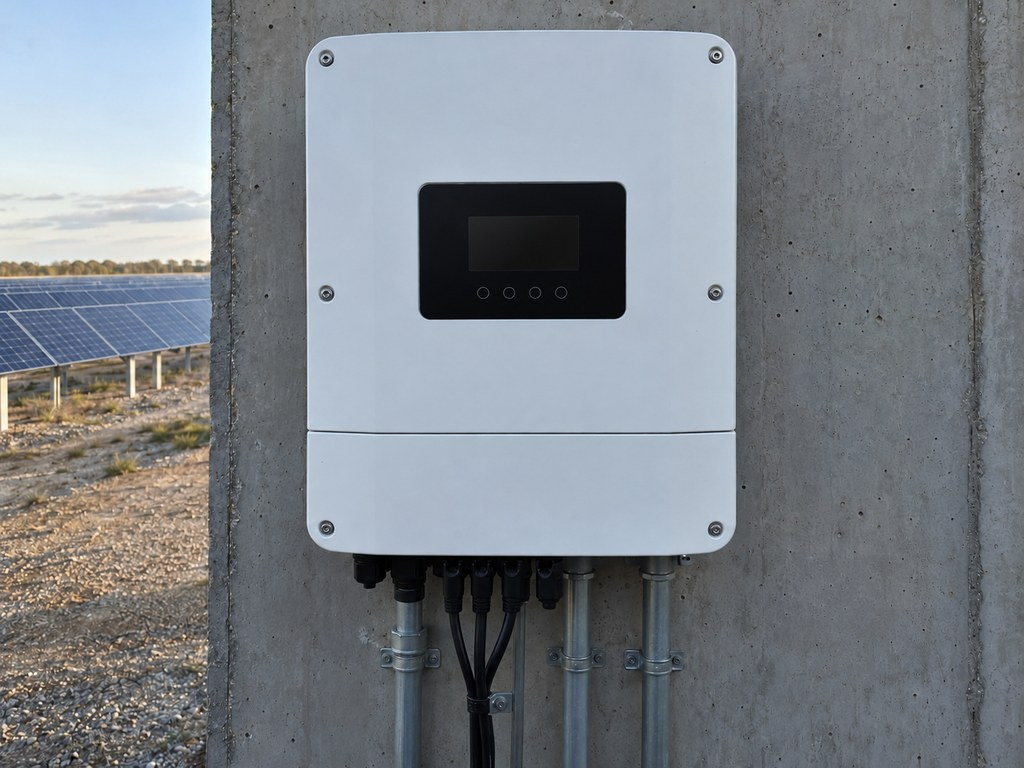
#> input picture assets/photos/INV-2/display_off/01_ai_generated.jpg, 1024 x 768 px
$ python -i make_s06_case.py   (imports and definitions only)   (older library calls are emulated)
#> lines starting #> are read from the running program, lines starting #| are printed output that depends on the picture
### gridtwin/sim/tools.py
"""The tool surface agents get (contract C1).

TOOL_SCHEMAS is a module constant: it must stay byte-identical across calls for prefix caching.
Toolbox.call never raises; errors come back as {"error": ...}. Nothing here returns sim.truth.
"""
import json

WORK_ORDERS = [
    "inspect",
    "replace_fan_filter",
    "reseat_comms_card",
    "replace_mc4_connector",
    "clean_modules",
    "mow_vegetation",
    "replace_module",
    "transformer_oil_service",
]
ACTIONS = [
    "open", "close",                      # breakers 52-*
    "restart", "reset_alarm", "set_curtail_pct",  # inverters INV-*
    "isolate", "restore",                 # combiner boxes CB-*
    "set_dispatch_kw",                    # BESS-1
    "set_plant_limit_kw",                 # POI-1
]
DIAGNOSTICS = ["comms_ping", "insulation_resistance", "iv_curve", "dga_sample"]


def _fn(name, description, properties, required=()):
    return {
        "type": "function",
        "function": {
            "name": name,
            "description": description,
            "parameters": {
                "type": "object",
                "properties": properties,
                "required": list(required),
                "additionalProperties": False,
            },
        },
    }


_ASSET = {"type": "string", "description": "Asset id, e.g. INV-3, 52-I4, XFMR-1, POI-1, CB-2.3"}

TOOL_SCHEMAS = [
    _fn("list_assets", "List every plant asset with its type, rating and available telemetry points and viewpoints.", {}),
    _fn(
        "list_requirements",
        "List the inspection requirements (codes and standards x components) that apply to an asset or to the whole plant: id, title, cited standards and how each is verified. Status is not included; it must be proven with evidence.",
        {"asset": {"type": "string", "description": "Asset id; omit for every requirement in the plant."}},
    ),
    _fn(
        "list_alarms",
        "List SCADA alarms.",
        {"active_only": {"type": "boolean", "description": "Only alarms that are still active (default true)."}},
    ),
    _fn(
        "read_telemetry",
        "Read SCADA telemetry for one asset: recent samples per point plus last_update_ts (when SCADA last heard from the device).",
        {
            "asset": _ASSET,
            "points": {"type": "array", "items": {"type": "string"}, "description": "Point names; omit for all."},
            "window_min": {"type": "integer", "description": "Minutes of history, 1-240 (default 60)."},
        },
        ["asset"],
    ),
    _fn(
        "get_camera_view",
        "Take a photo from a fixed site camera. Returns an image path to inspect. Costs 2 sim-minutes.",
        {
            "viewpoint": {"type": "string", "description": "Viewpoint id from list_assets, e.g. inv3_cabinet."},
            "mode": {"type": "string", "enum": ["rgb", "thermal"], "description": "Default rgb."},
        },
        ["viewpoint"],
    ),
    _fn(
        "run_diagnostic",
        "Run a field diagnostic. comms_ping (10 min), insulation_resistance (20 min), iv_curve (30 min), dga_sample (30 min).",
        {"asset": _ASSET, "test": {"type": "string", "enum": DIAGNOSTICS}},
        ["asset", "test"],
    ),
    _fn(
        "operate",
        "Send a control command. Every command passes a safety gate first and may be refused. Costs 1 sim-minute.",
        {
            "asset": _ASSET,
            "action": {"type": "string", "enum": ACTIONS},
            "value": {"type": "number", "description": "For set_curtail_pct (0-100), set_dispatch_kw, set_plant_limit_kw."},
        },
        ["asset", "action"],
    ),
    _fn(
        "dispatch_tech",
        "Dispatch a field technician with a work order. Returns a ticket; the work completes after its duration (call wait). Costs money. Passes the safety gate.",
        {"asset": _ASSET, "work_order": {"type": "string", "enum": WORK_ORDERS}},
        ["asset", "work_order"],
    ),
    _fn(
        "wait",
        "Let sim time pass so actions and tickets take effect.",
        {"minutes": {"type": "integer", "description": "1-240."}},
        ["minutes"],
    ),
    _fn(
        "page_human",
        "Page the on-call human engineer. Use only when the problem needs a person; the brief must say what is wrong, what was done and what is needed.",
        {
            "severity": {"type": "string", "enum": ["info", "warning", "critical"]},
            "brief": {"type": "string"},
        },
        ["severity", "brief"],
    ),
]
#> further down, picture is the input picture: PIL image 1024x768 RGB; mean R, G, B 124.4, 129.8, 136.1
TOOL_NAMES = [t["function"]["name"] for t in TOOL_SCHEMAS]
GATED = {"operate", "dispatch_tech"}


class Toolbox:
    # [92 lines left out: functions __init__, _exhausted, call, _dispatch, _gate, not called in this run]

### scripts/make_s06_case.py
"""Build the s06 case pack: the sensor, camera and infrared data an agent gets to find what is wrong at the plant.

Use case: scenario s06_stale_scada at 11:00, the moment the agent gets its prompt. INV-3's comms card died at 09:30, the
inverter safe-stopped at 0 kW, and SCADA kept showing its last reading with no alarm. The pack has three sources:

- sensors: every SCADA minute from 09:01 to 11:00 as the dashboard saw it (gridtwin.sim, seed 6, no model calls);
- camera: one fixed display-camera frame per inverter at 11:00 (AI-generated stand-ins from scripts/gen_s06_case_photos.py,
  falling back to the photo bank), with each lit display showing that unit's real sim output;
- infrared: one fixed thermal-camera frame per inverter at 11:00, modelled on that same camera frame from the sim's true
  heatsink and ambient temperatures, with a radiometric matrix in deg C. (scripts/render_splat_views.py only recolours
  splat renders; this is the radiometric, sim-driven version.)

agent/ is everything the agent may see (no verdict anywhere in it); answer_key/ holds the hidden truth and the finding.
agent/objects.json indexes each inverter's data so the twin can label the object and pull its data.

Run: python -m scripts.make_s06_case [out_dir]   (default assets/demo/s06_case; reads <out_dir>/_src for the photos)
"""
import csv
import json
import shutil
import sys
import tempfile
from pathlib import Path

import cv2
import numpy as np
from PIL import Image, ImageDraw, ImageFont

from gridtwin.sim import episode
from gridtwin.sim.camera import REPO
from gridtwin.sim.plant import BLOCK_FOR, BREAKER_FOR, CFG, INV_CFG, INVERTERS, Plant

SCENARIO = "s06_stale_scada"
OUT = REPO / "assets" / "demo" / "s06_case"
FRAME = (1024, 768)          # camera frame; the thermal camera shares its view
IR = (320, 240)              # radiometric resolution, like a 320x240 LWIR core
IR_VIEW = (640, 480)         # rendered thermal image
SPAN = (20.0, 50.0)          # locked palette span, the same for every unit so frames compare
EMISSIVITY, REFLECTED_C, DISTANCE_M = 0.95, 20.0, 4.0
CAPTURED = {"camera": "2026-07-14T11:00:04", "infrared": "2026-07-14T11:00:20"}
CANON_PHOTO = REPO / "assets" / "photos" / "INV-3" / "healthy" / "01_ai_generated.jpg"
BANK = {"lit": CANON_PHOTO, "dark": REPO / "assets" / "photos" / "INV-3" / "display_off" / "01_ai_generated.jpg"}
# Cabinet layout in the canonical photo (1024x768 px): x0, y0, x1, y1. Mapped onto each unit's frame, then refined.
CANON = {
    "cabinet": (258, 40, 775, 660), "roof": (258, 40, 775, 64),
    "hood_l": (288, 14, 506, 46), "hood_r": (517, 14, 741, 46),
    "grille_l": (306, 22, 484, 44), "grille_r": (548, 24, 724, 46),
    "louvre_ul": (300, 100, 490, 303), "louvre_ll": (300, 445, 488, 612), "louvre_lr": (550, 445, 732, 612),
    "bezel": (580, 176, 708, 274), "handles": (490, 340, 550, 408), "plinth": (258, 658, 772, 702),
}
SLATTED = ("louvre_ul", "louvre_ll", "louvre_lr", "grille_l", "grille_r")
IRONBOW = [(0.00, (0, 0, 10)), (0.10, (25, 0, 70)), (0.25, (85, 0, 140)), (0.40, (150, 10, 150)), (0.52, (205, 40, 90)),
           (0.64, (235, 85, 20)), (0.76, (250, 140, 0)), (0.88, (255, 200, 30)), (0.96, (255, 240, 130)),
           (1.00, (255, 255, 235))]


# ---------------------------------------------------------------- sensors (the sim)

# [107 lines left out: functions simulate, _font, camera_frame, _shadow_text, stamp_camera, not called in this run]


# ---------------------------------------------------------------- geometry

def _rect_pts(r):
    x0, y0, x1, y1 = r
    return np.float32([[x0, y0], [x1, y0], [x1, y1], [x0, y1]])


def _bbox(pts):
    return (int(pts[:, 0].min()), int(pts[:, 1].min()), int(pts[:, 0].max()), int(pts[:, 1].max()))


# [29 lines left out: functions _largest_bbox, _refine, not called in this run]


def geometry(im):
    """Each cabinet part's rectangle in this frame: the canonical layout mapped by SIFT + affine, then refined."""
    canon = np.asarray(Image.open(CANON_PHOTO).convert("L"))
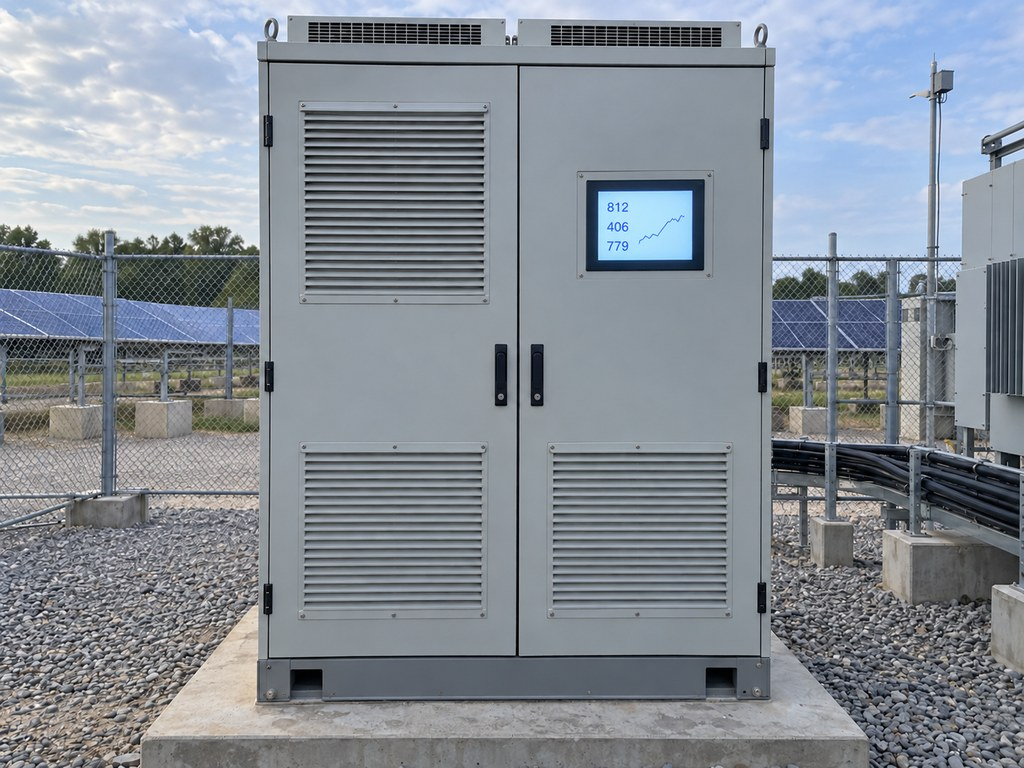
#> input picture assets/photos/INV-3/healthy/01_ai_generated.jpg, 1024 x 768 px
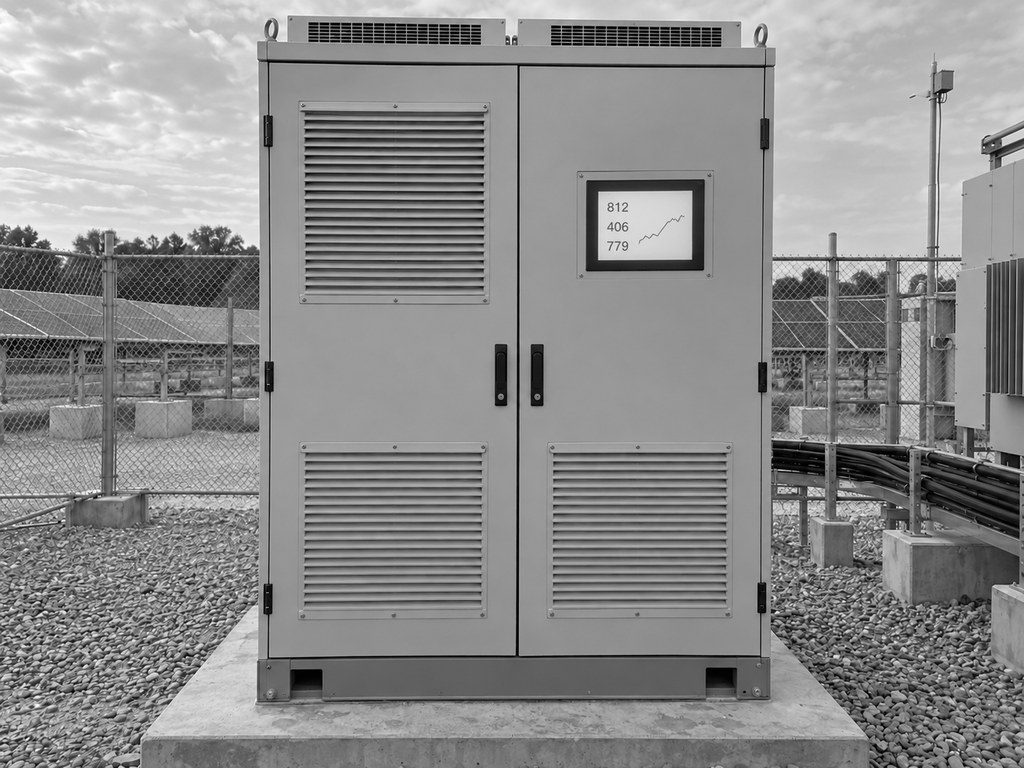
#> canon: shape (768, 1024); min 0, max 255, mean 139.4
    gray = np.asarray(im.convert("L"))
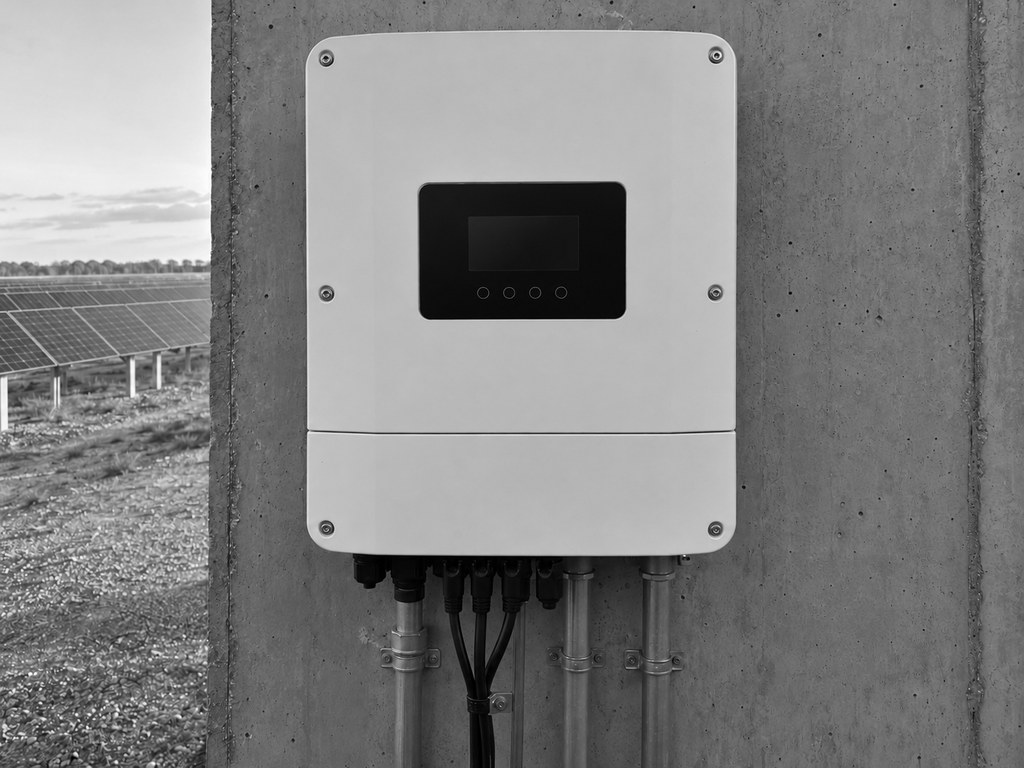
#> gray: shape (768, 1024); min 0, max 255, mean 128.9
    mask = np.zeros_like(canon)
    mask[10:705, 250:780] = 255
    cv2.setRNGSeed(6)  # RANSAC samples with OpenCV's RNG; a fixed seed keeps the pack byte-stable
    sift = cv2.SIFT_create(6000)
    k1, d1 = sift.detectAndCompute(canon, mask)
#> k1 = 680 keypoints; strongest (x, y, size): (507, 38, 2.8), (625, 228, 1.8), (482, 201, 2.7), (482, 184, 2.9)
    k2, d2 = sift.detectAndCompute(gray, None)
#> k2 = 2873 keypoints; strongest (x, y, size): (524, 252, 116.1), (40, 689, 1.8), (40, 703, 2), (75, 754, 2.9)
    good = [a for a, b in cv2.BFMatcher().knnMatch(d1, d2, k=2) if a.distance < 0.75 * b.distance]
#> good = 15 matches
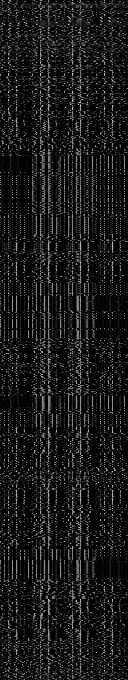
#> d1: shape (680, 128) float32; min 0, max 218, mean 24.4
    src = np.float32([k1[a.queryIdx].pt for a in good])
#> src = 15 rows, first 8: [256.9, 222.3], [256.9, 205.5], [257.4, 138.2], [257.6, 346.2], [496.1, 345.2], [505.5, 404.3], [520.5, 21.78], [532.2, 404.4]
    dst = np.float32([k2[a.trainIdx].pt for a in good])
#> dst = 15 rows, first 8: [468.5, 732.1], [468.5, 732.1], [468.5, 732.1], [369.8, 584.7], [369.8, 584.7], [369.8, 584.7], [369.8, 584.7], [369.8, 584.7]
    A, inliers = cv2.estimateAffine2D(src, dst, method=cv2.RANSAC, ransacReprojThreshold=4.0)
#> A = [[-0.853, 0.857, 497], [-1.16, 1.06, 794.8]]; inliers = [1, 0, 0, 0, 1, 0, 0, 0, 0, 0, 1, 0, 0, 0, 0]
    if A is None or int(inliers.sum()) < 10:
#> (the run stopped early here; a loop or call above may not have finished)
